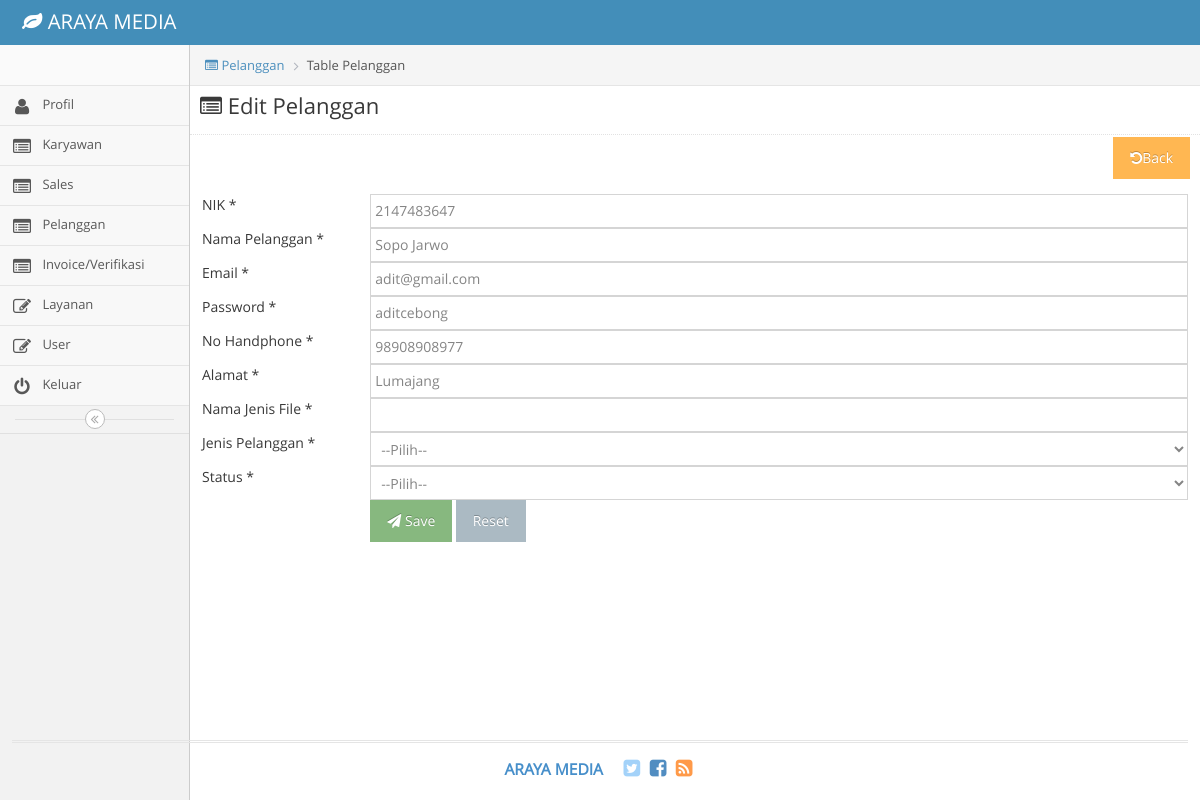
Screenshot of /index.php/pelanggan_admin/edit/2 with the database file from the repository.
### tables this page shows
CREATE TABLE `customer` (
  `id_Customer` int(11) NOT NULL,
  `id_Karyawan` int(11) DEFAULT NULL,
  `id_user` int(11) NOT NULL,
  `nama` varchar(45) DEFAULT NULL,
  `Email` varchar(45) DEFAULT NULL,
  `NoHp` varchar(45) DEFAULT NULL,
  `Password` varchar(45) DEFAULT NULL,
  `NIK` int(20) DEFAULT NULL,
  `Nama_JenisFile` text DEFAULT NULL,
  `Alamat` varchar(45) DEFAULT NULL,
  `Jenis_Pelanggan` varchar(45) DEFAULT NULL,
  `Status` varchar(45) DEFAULT NULL
);

### application/controllers/pelanggan_admin.php (called while the page is built, shortened)
<?php
class Pelanggan_admin extends CI_Controller {
		public function edit()
	{
		$id=$this->uri->segment(3);
		$datapelanggan=$this->db->get_where("customer",array("id_Customer"=>$id))->row();
		$data = array(
			'form' => 'editpelanggan_admin',
			'customer' => $datapelanggan
		);
		$this->load->view('editpelanggan_admin',$data);
	}
}

### index.php (called while the page is built, shortened)
<?php
require_once BASEPATH.'core/CodeIgniter.php';

### application/views/editpelanggan_admin.php (the view, shortened to what this page needs)
<!DOCTYPE html>
<html lang="en">
	<head>
		<link rel="stylesheet" href="<?php echo base_url()?>assets/css/bootstrap.min.css" />
		<link rel="stylesheet" href="<?php echo base_url()?>assets/font-awesome/4.5.0/css/font-awesome.min.css" />
		<link rel="stylesheet" href="<?php echo base_url()?>assets/css/ace.min.css" class="ace-main-stylesheet" id="main-ace-style" />
		<link rel="stylesheet" href="<?php echo base_url()?>assets/css/ace-skins.min.css" />
		<link rel="stylesheet" href="<?php echo base_url()?>assets/css/ace-rtl.min.css" />
	</head>
	<body class="no-skin">
		<div id="navbar" class="navbar navbar-default          ace-save-state">
			<div class="navbar-container ace-save-state" id="navbar-container">
				<div class="navbar-header pull-left">
					<a href="profil" class="navbar-brand">
						<small>
							<i class="fa fa-leaf"></i>
							ARAYA MEDIA
						</small>
					</a>
				</div>
			</div>
		</div>
		<div class="main-container ace-save-state" id="main-container">
			<div id="sidebar" class="sidebar                  responsive                    ace-save-state">
				<div class="sidebar-shortcuts" id="sidebar-shortcuts">
				</div>
				<ul class="nav nav-list">
						<li class="">
						<a href="<?php echo base_url("index.php/profil_admin")?>">
							<i class="menu-icon fa fa-user"></i>
							<span class="menu-text">
								Profil
							</span>
						</a>
					</li>
					<li class="">
						<a href="<?php echo base_url("index.php/karyawan_admin")?>">
							<i class="menu-icon fa fa-list-alt"></i>
							<span class="menu-text">
								Karyawan
							</span>
						</a>
					</li>
					<li class="">
						<a href="<?php echo base_url("index.php/sales_admin")?>">
							<i class="menu-icon fa fa-list-alt"></i>
							<span class="menu-text">
								Sales
							</span>
						</a>
					</li>
					<li class="">
						<a href="<?php echo base_url("index.php/pelanggan_admin")?>">
							<i class="menu-icon fa fa-list-alt"></i>
							<span class="menu-text">
								Pelanggan
							</span>
						</a>
					</li>
					<li class="">
						<a href="<?php echo base_url("index.php/invover_admin")?>">
							<i class="menu-icon fa fa-list-alt"></i>
							<span class="menu-text">
								Invoice/Verifikasi
							</span>
						</a>
					</li>
					<li class="">
						<a href="<?php echo base_url("index.php/layanan_admin")?>">
							<i class="menu-icon fa fa-pencil-square-o"></i>
							<span class="menu-text">
								Layanan
							</span>
						</a>
					</li>
					<li class="">
						<a href="<?php echo base_url("index.php/user_admin")?>">
							<i class="menu-icon fa fa-pencil-square-o"></i>
							<span class="menu-text">
								User
							</span>
						</a>
					</li>
					<li class="">
						<a href="<?php echo base_url("index.php/login")?>">
							<i class="menu-icon fa fa-power-off"></i>
							<span class="menu-text">
								Keluar
							</span>
						</a>
					</li>
				</ul>
				<div class="sidebar-toggle sidebar-collapse" id="sidebar-collapse">
					<i id="sidebar-toggle-icon" class="ace-icon fa fa-angle-double-left ace-save-state" data-icon1="ace-icon fa fa-angle-double-left" data-icon2="ace-icon fa fa-angle-double-right"></i>
				</div>
			</div>
			<div class="main-content">
				<div class="main-content-inner">
					<div class="breadcrumbs ace-save-state" id="breadcrumbs">
						<ul class="breadcrumb">
						<li><a href=""><i class="menu-icon fa fa-list-alt"></i> Pelanggan</li></a>
              			<li><i class="icon_document_alt"></i>Table Pelanggan</li>
						</ul>
					</div>
						<h3 class="page-header"><i class="menu-icon fa fa-list-alt" style="margin-left: 10px"></i> Edit Pelanggan</h3>
						<div class="pull-right">
							<a href="<?php echo base_url()."index.php/pelanggan_admin/"?>" class="btn btn-warning btn-flat" type="button" style="margin-top: -10px;margin-right: 10px"><i class="fa fa-undo"></i>Back</a>
						</div>
<div class="main-content-inner">
	<section class="wrapper">
		<table class="table table-striped table-advance table-hover">
                 <div class="form">
                  <form class="form-validate form-horizontal" id="feedback_form" method="post" action="<?php echo base_url()."index.php/pelanggan_admin/update"?>">
                    <div class="form-group">
                      <label for="cname" class="control-label col-lg-2">NIK *<span class="required"></span></label>
                      <div class="col-lg-10">
                        <input class="form-control" id="Username" name="NIK" type="text" value="<?php echo $customer->NIK ?>" required />
                      </div>
                    </div>
                       <div class="form-group ">
                      <label for="cname" class="control-label col-lg-2">Nama Pelanggan *<span class="required"></span></label>
                      <div class="col-lg-10">
                        <input class="form-control" id="Username" name="nama" type="text" value="<?php echo $customer->nama ?>" required />
                      </div>
                         <div class="form-group ">
                      <label for="cname" class="control-label col-lg-2">Email *<span class="required"></span></label>
                      <div class="col-lg-10">
                        <input class="form-control" id="Username" name="Email" type="text" value="<?php echo $customer->Email ?>" required />
                      </div>
                         <div class="form-group ">
                      <label for="cname" class="control-label col-lg-2">Password *<span class="required"></span></label>
                      <div class="col-lg-10">
                        <input class="form-control" id="Username" name="Password" type="text" value="<?php echo $customer->Password ?>" required />
                      </div>
                         <div class="form-group ">
                      <label for="cname" class="control-label col-lg-2">No Handphone *<span class="required"></span></label>
                      <div class="col-lg-10">
                        <input class="form-control" id="Username" name="NoHp" type="text" value="<?php echo $customer->NoHp ?>" required />
                      </div>
                    </div>
                     <div class="form-group">
                      <label for="cname" class="control-label col-lg-2">Alamat *<span class="required"></span></label>
                      <div class="col-lg-10">
                        <input class="form-control" id="Username" name="Alamat" type="text" value="<?php echo $customer->Alamat ?>" required />
                      </div>
                    </div>
                    <div class="form-group">
                      <label for="cname" class="control-label col-lg-2">Nama Jenis File *<span class="required"></span></label>
                      <div class="col-lg-10">
                        <input class="form-control" id="Username" name="Nama_JenisFile" type="text" value="<?php echo $customer->Nama_JenisFile ?>" required />
                      </div>
                    </div>
                    <div class="form-group">
                      <label for="cname" class="control-label col-lg-2">Jenis Pelanggan *<span class="required"></span></label>
                      <div class="col-lg-10">
                        <select name="Jenis_Pelanggan" class="form-control" required >
 						  <option value="">--Pilih--</option>
                        </select>
                      </div>
                    </div>
                    <div class="form-group">
                      <label for="cname" class="control-label col-lg-2">Status *<span class="required"></span></label>
                      <div class="col-lg-10">
                        <select name="Status" class="form-control" required >
 						  <option value="">--Pilih--</option>
                        </select>
                      </div>
                    </div>
                    <div class="form-group">
                      <div class="col-lg-offset-2 col-lg-10">
                        <button type="submit" class="btn btn-success btn-flat">
                        	<i class="fa fa-paper-plane"></i> Save
                        </button>
                        <button type="Reset" class="btn btn-flat">Reset</button>
                      </div>
                    </div>
                  </form>
                </div>
            </table>
	</section>
</div>
											</div>
										</div>
									</div>
			<div class="footer">
				<div class="footer-inner">
					<div class="footer-content">
						<span class="bigger-120">
							<span class="blue bolder">ARAYA MEDIA </span>
						</span>
						<span class="action-buttons">
							<a href="#">
								<i class="ace-icon fa fa-twitter-square light-blue bigger-150"></i>
							</a>
							<a href="#">
								<i class="ace-icon fa fa-facebook-square text-primary bigger-150"></i>
							</a>
							<a href="#">
								<i class="ace-icon fa fa-rss-square orange bigger-150"></i>
							</a>
						</span>
					</div>
				</div>
			</div>
	</body>
</html>

### rows the page displays
customer: NIK "2147483647", nama "Sopo Jarwo", Email "adit@gmail.com", Password "aditcebong", NoHp "98908908977", Alamat "Lumajang"
